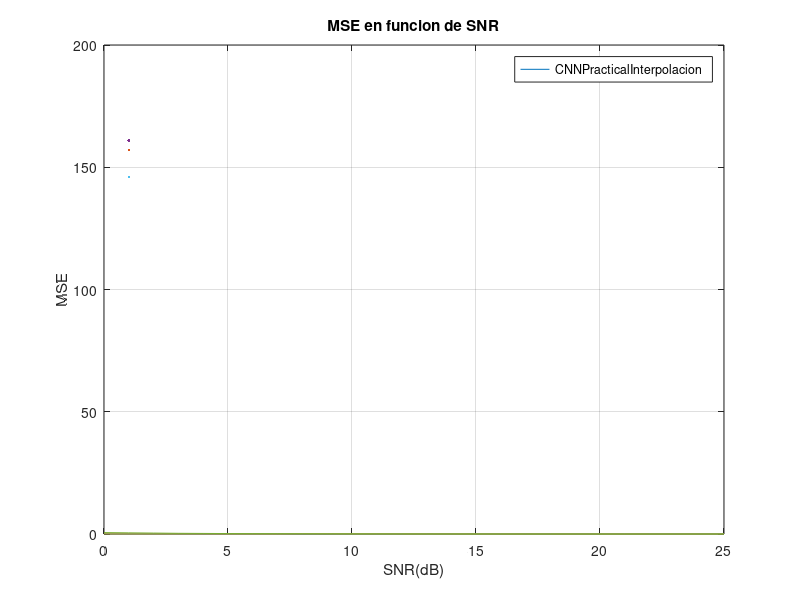
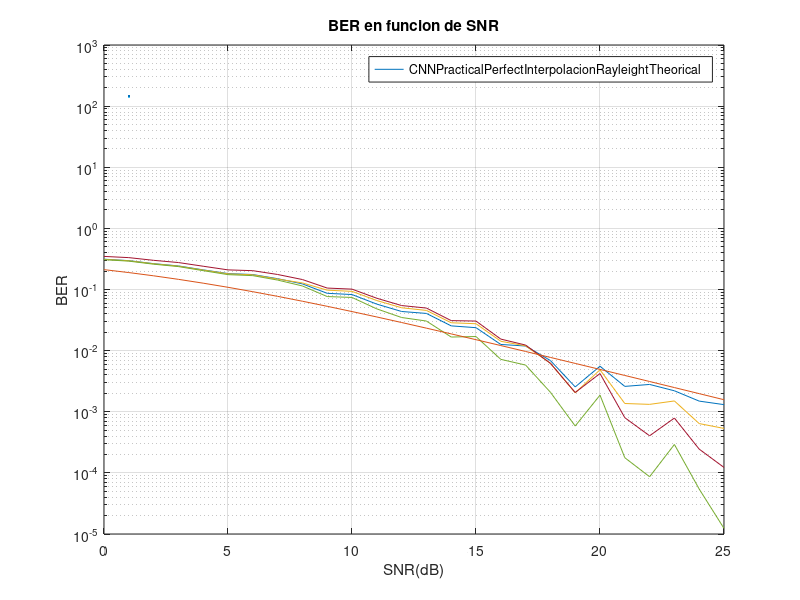

Write MATLAB code to recreate these figures, in order.
%En este archivo se desarrollaran las graficas 
clear all
close all 
clc

marks = ["o","pentagram","square","diamond","^","+","hexagram",".","x","_","|","square","diamond","^","v","<",">","*"];
lines = ["-","--",":","-."];
Labels = ["CNN","Practical","Perfect","Interpolacion","Rayleight","Theorical"] ;
Labels_2 = ["CNN","Practical","Interpolacion"] ;
%colors = ["r","g","b","c","m","k"];
Vel_values = zeros(1,8);
Vel_values = [5;10 ;20; 30; 60; 90; 120;150];
colors = ["k"];


Pam_sim = load('Paremeters_Velo_120.mat').Pam_sim;
EbN0_dB = Pam_sim.SNR_dB;  % SNR en dB


%% ------------------------------ BER ----------------------------------------


%% MSE, BER, EVM

%% Matrices asociadas a la respuesta de los modelos en funcion de la velocidad del usuario 
% 
% v= 0:5:150;  %Velocidad del usuario en km/h
% EbN0_dB = 15;% SNR en dB
% load("RMSE_vel.mat");
% load("MSE_vel.mat")
% 
% [au,xd] = size(mat_rmse_vel);
% v= 0:5:150;
% figure();
% for j=1:au
%     hold on
%     plot(v,mat_rmse_vel(j,:),lines(randi(length(lines)))+marks(j)+colors(randi(length(colors))))
%     grid on
%     xticks([0:5:150])
%     xlabel("V(km/h)")
%     ylabel("RMSE")
%     title("RMSE en funcion de la velocidad del usuario con SNR = 15 dB")
%     legend (sprintfc('Modelo %.1i',1:au),'Location','northeast')
% end

%% Grafrico del EVM vs BER 
Mat_BER =[];
Mat_EVM =[];
Mat_MSE =[];

Mat_CNN_MSE =[];
Mat_Practical_MSE =[];
Mat_Lineal_MSE =[];


Mat_CNN_BER =[];
Mat_Practical_BER =[];
Mat_Lineal_BER =[];

Mat_CNN_EVM =[];
Mat_Practical_EVM =[];
Mat_Lineal_EVM =[];

% 
% 
% for i = 1:1:length(Vel_values)
%     mo = load('Paremeters_Velo_'+string(Vel_values(i))+'.mat');
%     Pam_sim = mo.Pam_sim;
% 
%     Mat_BER(:,:,i) = [Pam_sim.CNN_BER; Pam_sim.Practical_BER; Pam_sim.Perfect_BER; Pam_sim.Lineal_BER];
%     Mat_EVM(:,:,i) = [Pam_sim.CNN_EVM; Pam_sim.Practical_EVM; Pam_sim.Perfect_EVM; Pam_sim.Lineal_EVM];
%     Mat_MSE(:,:,i) = [Pam_sim.CNN_MSE; Pam_sim.Practical_MSE; Pam_sim.Lineal_MSE];
% 
%     Mat_CNN_MSE(i,:) = Pam_sim.CNN_MSE;
%     Mat_Practical_MSE(i,:) = Pam_sim.Practical_MSE;
%     Mat_Lineal_MSE(i,:) = Pam_sim.Lineal_MSE;
% 
%     Mat_CNN_BER(i,:) = Pam_sim.CNN_BER;
%     Mat_Practical_BER(i,:) = Pam_sim.Practical_BER;
%     Mat_Lineal_BER(i,:) = Pam_sim.Lineal_BER;
% 
%     Mat_CNN_EVM(i,:) = Pam_sim.CNN_EVM;
%     Mat_Practical_EVM(i,:) = Pam_sim.Practical_EVM;
%     Mat_Lineal_EVM(i,:) = Pam_sim.Lineal_EVM;
% end
% 
% [SNR,VEL] = meshgrid(EbN0_dB,Vel_values);
% 
% figure;
% t = tiledlayout(2,2);
% %///////////////////////////////////////////
% ax1 = nexttile
% surface(VEL,SNR,Mat_CNN_MSE);
% hcb=colorbar;
% hcb.Title.String = "SNR (dB)";
% shading flat
% xlabel("Velocidad (km/h)")
% ylabel("MSE")
% zlabel("EVM (%)")
% view([80 20])
% title("Estimación CNN")
% %///////////////////////////////////////////
% ax2 = nexttile
% surface(VEL,SNR,Mat_Practical_MSE);
% hcb=colorbar;
% hcb.Title.String = "SNR (dB)";
% shading flat
% xlabel("Velocidad (km/h)")
% ylabel("MSE")
% zlabel("EVM (%)")
% view([80 20])
% 
% title("Estimación Practica")
% %///////////////////////////////////////////
% ax3 = nexttile
% surface(VEL,SNR,Mat_Lineal_MSE);
% hcb=colorbar;
% hcb.Title.String = "SNR (dB)";
% shading flat
% xlabel("Velocidad (km/h)")
% ylabel("MSE")
% zlabel("EVM (%)")
% view([80 20])
% colormap(ax3,gray)
% title("Estimación Lineal")
% 
% set(gca,'XScale','log')
% 
% 
% figure;
% t2 = tiledlayout(2,2);
% %///////////////////////////////////////////
% ax_1 = nexttile
% surf(VEL,Mat_CNN_MSE,Mat_CNN_BER,SNR);
% hcb=colorbar;
% hcb.Title.String = "SNR (dB)";
% shading flat
% xlabel("Velocidad (km/h)")
% ylabel("MSE")
% zlabel("BER")
% view([80 20])
% title("Estimación CNN")
% %///////////////////////////////////////////
% ax_2 = nexttile
% surf(VEL,Mat_Practical_MSE,Mat_Practical_BER,SNR);
% hcb=colorbar;
% hcb.Title.String = "SNR (dB)";
% shading flat
% xlabel("Velocidad (km/h)")
% ylabel("MSE")
% zlabel("BER")
% view([80 20])
% title("Estimación Practica")
% %///////////////////////////////////////////
% ax_3 = nexttile
% surf(VEL,Mat_Lineal_MSE,Mat_Lineal_BER,SNR);
% hcb=colorbar;
% hcb.Title.String = "SNR (dB)";
% shading flat
% xlabel("Velocidad (km/h)")
% ylabel("MSE")
% zlabel("BER")
% view([80 20])
% colormap(ax_3,gray)
% title("Estimación Lineal")
% 
% set(gca,'ZScale','log')

%% METRICAS BER 


%% Matrices asociadas a la respuesta de los modelos en funcion de la relacion señal a ruido 

figure();
plot(EbN0_dB,Pam_sim.CNN_MSE,lines(randi(length(lines)))+marks(randi(length(lines))))
hold on
plot(EbN0_dB,Pam_sim.Practical_MSE,lines(randi(length(lines)))+marks(randi(length(lines))))
plot(EbN0_dB,Pam_sim.Lineal_MSE,lines(randi(length(lines)))+marks(randi(length(lines))))
%set(gca,'yscale','log')
grid on
%xticks(EbN0_dB)
%set(gca,'xscale','log')
xlabel("SNR(dB)")
ylabel("MSE")
title("MSE en funcion de SNR")
legend (Labels_2,'Location','northeast')

%% Matrices asociadas al BER de los modelos


figure();
semilogy(EbN0_dB,Pam_sim.CNN_BER,lines(randi(length(lines)))+marks(randi(length(lines))))
hold on
semilogy(EbN0_dB,Pam_sim.Practical_BER,lines(randi(length(lines)))+marks(randi(length(lines))))
semilogy(EbN0_dB,Pam_sim.Perfect_BER,lines(randi(length(lines)))+marks(randi(length(lines))))
semilogy(EbN0_dB,Pam_sim.Lineal_BER,lines(randi(length(lines)))+marks(randi(length(lines))))
set(gca,'yscale','log')
grid on
%xticks(EbN0_dB)
%set(gca,'xscale','log')
snr = 10.^(EbN0_dB/10);
rayleight = 0.5.*( 1 - sqrt( (0.5.*snr) ./ (1+0.5.*snr) ) );
semilogy(EbN0_dB, rayleight,'DisplayName','Rayleight');
%semilogy(EbN0_dB,erfc(sqrt(0.5*10.^(EbN0_dB/10))),'-k')
xlabel("SNR(dB)")
ylabel("BER")
title("BER en funcion de SNR")
legend (Labels,'Location','northeast')
